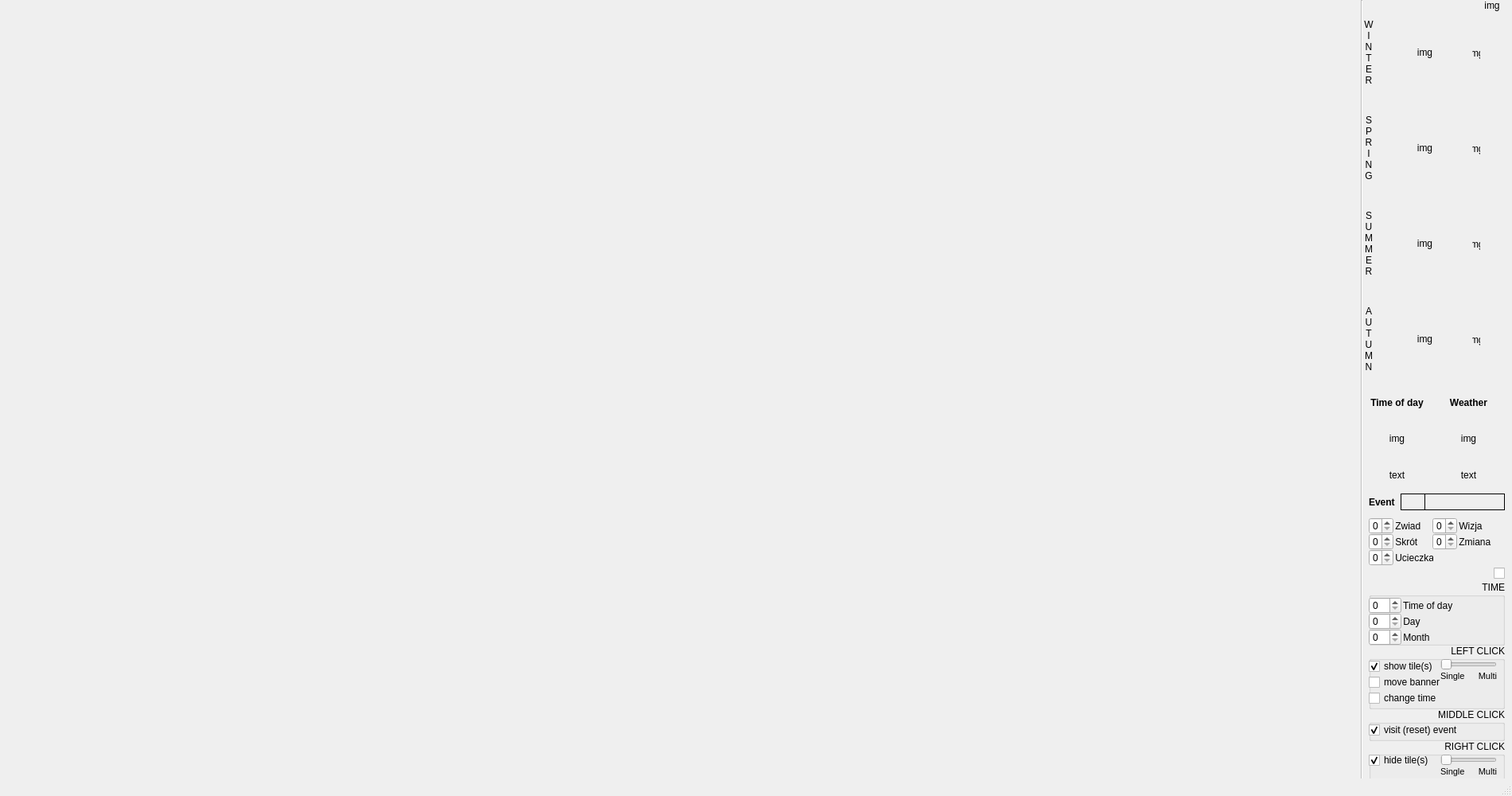
<?xml version="1.0" encoding="UTF-8"?>
<ui version="4.0">
 <class>MainWindow</class>
 <widget class="QMainWindow" name="MainWindow">
  <property name="geometry">
   <rect>
    <x>0</x>
    <y>0</y>
    <width>1900</width>
    <height>1000</height>
   </rect>
  </property>
  <property name="font">
   <font>
    <family>Arial</family>
    <pointsize>9</pointsize>
   </font>
  </property>
  <property name="windowTitle">
   <string>MainWindow</string>
  </property>
  <property name="styleSheet">
   <string notr="true"/>
  </property>
  <widget class="QWidget" name="centralwidget">
   <widget class="Line" name="line">
    <property name="enabled">
     <bool>false</bool>
    </property>
    <property name="geometry">
     <rect>
      <x>1703</x>
      <y>0</y>
      <width>16</width>
      <height>991</height>
     </rect>
    </property>
    <property name="orientation">
     <enum>Qt::Vertical</enum>
    </property>
   </widget>
   <widget class="QLabel" name="label_3">
    <property name="geometry">
     <rect>
      <x>1720</x>
      <y>620</y>
      <width>41</width>
      <height>21</height>
     </rect>
    </property>
    <property name="font">
     <font>
      <weight>75</weight>
      <bold>true</bold>
     </font>
    </property>
    <property name="styleSheet">
     <string notr="true">font-weight:bold;</string>
    </property>
    <property name="text">
     <string>Event</string>
    </property>
   </widget>
   <widget class="QLabel" name="label_6">
    <property name="geometry">
     <rect>
      <x>1720</x>
      <y>495</y>
      <width>71</width>
      <height>21</height>
     </rect>
    </property>
    <property name="font">
     <font>
      <weight>75</weight>
      <bold>true</bold>
     </font>
    </property>
    <property name="styleSheet">
     <string notr="true">font-weight:bold;</string>
    </property>
    <property name="text">
     <string>Time of day</string>
    </property>
    <property name="alignment">
     <set>Qt::AlignCenter</set>
    </property>
   </widget>
   <widget class="QLabel" name="out_img_time_of_day">
    <property name="geometry">
     <rect>
      <x>1720</x>
      <y>515</y>
      <width>71</width>
      <height>71</height>
     </rect>
    </property>
    <property name="text">
     <string>img</string>
    </property>
    <property name="scaledContents">
     <bool>true</bool>
    </property>
    <property name="alignment">
     <set>Qt::AlignCenter</set>
    </property>
   </widget>
   <widget class="QGroupBox" name="group_left_click">
    <property name="geometry">
     <rect>
      <x>1720</x>
      <y>810</y>
      <width>171</width>
      <height>81</height>
     </rect>
    </property>
    <property name="font">
     <font>
      <family>Arial</family>
      <pointsize>9</pointsize>
      <weight>50</weight>
      <bold>false</bold>
     </font>
    </property>
    <property name="title">
     <string>LEFT CLICK</string>
    </property>
    <property name="alignment">
     <set>Qt::AlignRight|Qt::AlignTop|Qt::AlignTrailing</set>
    </property>
    <widget class="QLabel" name="label">
     <property name="geometry">
      <rect>
       <x>90</x>
       <y>30</y>
       <width>31</width>
       <height>16</height>
      </rect>
     </property>
     <property name="font">
      <font>
       <pointsize>8</pointsize>
       <weight>50</weight>
       <bold>false</bold>
      </font>
     </property>
     <property name="text">
      <string>Single</string>
     </property>
     <property name="alignment">
      <set>Qt::AlignBottom|Qt::AlignLeading|Qt::AlignLeft</set>
     </property>
    </widget>
    <widget class="QLabel" name="label_2">
     <property name="geometry">
      <rect>
       <x>130</x>
       <y>30</y>
       <width>31</width>
       <height>16</height>
      </rect>
     </property>
     <property name="font">
      <font>
       <pointsize>8</pointsize>
       <weight>50</weight>
       <bold>false</bold>
      </font>
     </property>
     <property name="text">
      <string>Multi</string>
     </property>
     <property name="alignment">
      <set>Qt::AlignBottom|Qt::AlignRight|Qt::AlignTrailing</set>
     </property>
    </widget>
    <widget class="QCheckBox" name="chb_move_banner">
     <property name="geometry">
      <rect>
       <x>0</x>
       <y>37</y>
       <width>91</width>
       <height>20</height>
      </rect>
     </property>
     <property name="font">
      <font>
       <pointsize>9</pointsize>
       <weight>50</weight>
       <bold>false</bold>
      </font>
     </property>
     <property name="text">
      <string>move banner</string>
     </property>
    </widget>
    <widget class="QCheckBox" name="chb_change_time">
     <property name="geometry">
      <rect>
       <x>0</x>
       <y>57</y>
       <width>91</width>
       <height>20</height>
      </rect>
     </property>
     <property name="font">
      <font>
       <pointsize>9</pointsize>
       <weight>50</weight>
       <bold>false</bold>
      </font>
     </property>
     <property name="text">
      <string>change time</string>
     </property>
    </widget>
    <widget class="QCheckBox" name="chb_show_tiles">
     <property name="geometry">
      <rect>
       <x>0</x>
       <y>17</y>
       <width>91</width>
       <height>20</height>
      </rect>
     </property>
     <property name="font">
      <font>
       <pointsize>9</pointsize>
       <weight>50</weight>
       <bold>false</bold>
       <kerning>true</kerning>
      </font>
     </property>
     <property name="text">
      <string>show tile(s)</string>
     </property>
     <property name="checked">
      <bool>true</bool>
     </property>
    </widget>
    <widget class="QSlider" name="slider_show_tiles">
     <property name="geometry">
      <rect>
       <x>90</x>
       <y>17</y>
       <width>71</width>
       <height>16</height>
      </rect>
     </property>
     <property name="maximum">
      <number>1</number>
     </property>
     <property name="pageStep">
      <number>1</number>
     </property>
     <property name="orientation">
      <enum>Qt::Horizontal</enum>
     </property>
    </widget>
    <zorder>label_2</zorder>
    <zorder>label</zorder>
    <zorder>slider_show_tiles</zorder>
    <zorder>chb_move_banner</zorder>
    <zorder>chb_change_time</zorder>
    <zorder>chb_show_tiles</zorder>
   </widget>
   <widget class="QGroupBox" name="group_right_click">
    <property name="geometry">
     <rect>
      <x>1720</x>
      <y>930</y>
      <width>171</width>
      <height>51</height>
     </rect>
    </property>
    <property name="font">
     <font>
      <family>Arial</family>
      <pointsize>9</pointsize>
      <weight>50</weight>
      <bold>false</bold>
     </font>
    </property>
    <property name="title">
     <string>RIGHT CLICK</string>
    </property>
    <property name="alignment">
     <set>Qt::AlignRight|Qt::AlignTop|Qt::AlignTrailing</set>
    </property>
    <widget class="QLabel" name="label_8">
     <property name="geometry">
      <rect>
       <x>90</x>
       <y>30</y>
       <width>31</width>
       <height>16</height>
      </rect>
     </property>
     <property name="font">
      <font>
       <pointsize>8</pointsize>
       <weight>50</weight>
       <bold>false</bold>
      </font>
     </property>
     <property name="text">
      <string>Single</string>
     </property>
     <property name="alignment">
      <set>Qt::AlignBottom|Qt::AlignLeading|Qt::AlignLeft</set>
     </property>
    </widget>
    <widget class="QLabel" name="label_9">
     <property name="geometry">
      <rect>
       <x>130</x>
       <y>30</y>
       <width>31</width>
       <height>16</height>
      </rect>
     </property>
     <property name="font">
      <font>
       <pointsize>8</pointsize>
       <weight>50</weight>
       <bold>false</bold>
      </font>
     </property>
     <property name="text">
      <string>Multi</string>
     </property>
     <property name="alignment">
      <set>Qt::AlignBottom|Qt::AlignRight|Qt::AlignTrailing</set>
     </property>
    </widget>
    <widget class="QCheckBox" name="chb_hide_tiles">
     <property name="geometry">
      <rect>
       <x>0</x>
       <y>17</y>
       <width>91</width>
       <height>16</height>
      </rect>
     </property>
     <property name="font">
      <font>
       <pointsize>9</pointsize>
       <weight>50</weight>
       <bold>false</bold>
      </font>
     </property>
     <property name="text">
      <string>hide tile(s)</string>
     </property>
     <property name="checked">
      <bool>true</bool>
     </property>
    </widget>
    <widget class="QSlider" name="slider_hide_tiles">
     <property name="geometry">
      <rect>
       <x>90</x>
       <y>17</y>
       <width>71</width>
       <height>16</height>
      </rect>
     </property>
     <property name="maximum">
      <number>1</number>
     </property>
     <property name="pageStep">
      <number>1</number>
     </property>
     <property name="orientation">
      <enum>Qt::Horizontal</enum>
     </property>
    </widget>
    <zorder>label_9</zorder>
    <zorder>label_8</zorder>
    <zorder>slider_hide_tiles</zorder>
    <zorder>chb_hide_tiles</zorder>
   </widget>
   <widget class="QGroupBox" name="group_middle_click">
    <property name="geometry">
     <rect>
      <x>1720</x>
      <y>890</y>
      <width>171</width>
      <height>41</height>
     </rect>
    </property>
    <property name="font">
     <font>
      <family>Arial</family>
      <pointsize>9</pointsize>
      <weight>50</weight>
      <bold>false</bold>
     </font>
    </property>
    <property name="title">
     <string>MIDDLE CLICK</string>
    </property>
    <property name="alignment">
     <set>Qt::AlignRight|Qt::AlignTop|Qt::AlignTrailing</set>
    </property>
    <widget class="QCheckBox" name="chb_visit_event">
     <property name="geometry">
      <rect>
       <x>0</x>
       <y>17</y>
       <width>121</width>
       <height>20</height>
      </rect>
     </property>
     <property name="font">
      <font>
       <pointsize>9</pointsize>
       <weight>50</weight>
       <bold>false</bold>
      </font>
     </property>
     <property name="text">
      <string>visit (reset) event</string>
     </property>
     <property name="checked">
      <bool>true</bool>
     </property>
    </widget>
   </widget>
   <widget class="QLabel" name="out_img_spring">
    <property name="geometry">
     <rect>
      <x>1730</x>
      <y>125</y>
      <width>121</width>
      <height>121</height>
     </rect>
    </property>
    <property name="sizePolicy">
     <sizepolicy hsizetype="Preferred" vsizetype="Preferred">
      <horstretch>0</horstretch>
      <verstretch>0</verstretch>
     </sizepolicy>
    </property>
    <property name="text">
     <string>img</string>
    </property>
    <property name="pixmap">
     <pixmap>images/year_spring.jpg</pixmap>
    </property>
    <property name="scaledContents">
     <bool>true</bool>
    </property>
    <property name="alignment">
     <set>Qt::AlignCenter</set>
    </property>
   </widget>
   <widget class="QLabel" name="out_img_summer">
    <property name="geometry">
     <rect>
      <x>1730</x>
      <y>245</y>
      <width>121</width>
      <height>121</height>
     </rect>
    </property>
    <property name="sizePolicy">
     <sizepolicy hsizetype="Preferred" vsizetype="Preferred">
      <horstretch>0</horstretch>
      <verstretch>0</verstretch>
     </sizepolicy>
    </property>
    <property name="text">
     <string>img</string>
    </property>
    <property name="pixmap">
     <pixmap>images/year_summer.jpg</pixmap>
    </property>
    <property name="scaledContents">
     <bool>true</bool>
    </property>
    <property name="alignment">
     <set>Qt::AlignCenter</set>
    </property>
   </widget>
   <widget class="QLabel" name="out_img_autumn">
    <property name="geometry">
     <rect>
      <x>1730</x>
      <y>365</y>
      <width>121</width>
      <height>121</height>
     </rect>
    </property>
    <property name="sizePolicy">
     <sizepolicy hsizetype="Preferred" vsizetype="Preferred">
      <horstretch>0</horstretch>
      <verstretch>0</verstretch>
     </sizepolicy>
    </property>
    <property name="text">
     <string>img</string>
    </property>
    <property name="pixmap">
     <pixmap>images/year_autumn.jpg</pixmap>
    </property>
    <property name="scaledContents">
     <bool>true</bool>
    </property>
    <property name="alignment">
     <set>Qt::AlignCenter</set>
    </property>
   </widget>
   <widget class="QLabel" name="out_img_winter">
    <property name="geometry">
     <rect>
      <x>1730</x>
      <y>5</y>
      <width>121</width>
      <height>121</height>
     </rect>
    </property>
    <property name="sizePolicy">
     <sizepolicy hsizetype="Preferred" vsizetype="Preferred">
      <horstretch>0</horstretch>
      <verstretch>0</verstretch>
     </sizepolicy>
    </property>
    <property name="text">
     <string>img</string>
    </property>
    <property name="pixmap">
     <pixmap>images/year_winter.jpg</pixmap>
    </property>
    <property name="scaledContents">
     <bool>true</bool>
    </property>
    <property name="alignment">
     <set>Qt::AlignCenter</set>
    </property>
   </widget>
   <widget class="QLabel" name="out_img_time_pointer">
    <property name="geometry">
     <rect>
      <x>1855</x>
      <y>0</y>
      <width>40</width>
      <height>14</height>
     </rect>
    </property>
    <property name="sizePolicy">
     <sizepolicy hsizetype="Preferred" vsizetype="Preferred">
      <horstretch>0</horstretch>
      <verstretch>0</verstretch>
     </sizepolicy>
    </property>
    <property name="text">
     <string>img</string>
    </property>
    <property name="pixmap">
     <pixmap>images/time_indicator.png</pixmap>
    </property>
    <property name="scaledContents">
     <bool>true</bool>
    </property>
    <property name="alignment">
     <set>Qt::AlignCenter</set>
    </property>
   </widget>
   <widget class="QLabel" name="label_15">
    <property name="geometry">
     <rect>
      <x>1710</x>
      <y>20</y>
      <width>20</width>
      <height>91</height>
     </rect>
    </property>
    <property name="font">
     <font>
      <family>Arial</family>
      <pointsize>9</pointsize>
     </font>
    </property>
    <property name="text">
     <string>W
I
N
T
E
R</string>
    </property>
    <property name="alignment">
     <set>Qt::AlignCenter</set>
    </property>
   </widget>
   <widget class="QLabel" name="label_16">
    <property name="geometry">
     <rect>
      <x>1710</x>
      <y>260</y>
      <width>20</width>
      <height>91</height>
     </rect>
    </property>
    <property name="font">
     <font>
      <family>Arial</family>
      <pointsize>9</pointsize>
     </font>
    </property>
    <property name="text">
     <string>S
U
M
M
E
R</string>
    </property>
    <property name="alignment">
     <set>Qt::AlignCenter</set>
    </property>
   </widget>
   <widget class="QLabel" name="label_17">
    <property name="geometry">
     <rect>
      <x>1710</x>
      <y>380</y>
      <width>20</width>
      <height>91</height>
     </rect>
    </property>
    <property name="font">
     <font>
      <family>Arial</family>
      <pointsize>9</pointsize>
     </font>
    </property>
    <property name="text">
     <string>A
U
T
U
M
N</string>
    </property>
    <property name="alignment">
     <set>Qt::AlignCenter</set>
    </property>
   </widget>
   <widget class="QLabel" name="label_18">
    <property name="geometry">
     <rect>
      <x>1710</x>
      <y>140</y>
      <width>20</width>
      <height>91</height>
     </rect>
    </property>
    <property name="font">
     <font>
      <family>Arial</family>
      <pointsize>9</pointsize>
     </font>
    </property>
    <property name="text">
     <string>S
P
R
I
N
G</string>
    </property>
    <property name="alignment">
     <set>Qt::AlignCenter</set>
    </property>
   </widget>
   <widget class="QLabel" name="out_img_time_grad_1">
    <property name="geometry">
     <rect>
      <x>1850</x>
      <y>6</y>
      <width>10</width>
      <height>121</height>
     </rect>
    </property>
    <property name="sizePolicy">
     <sizepolicy hsizetype="Preferred" vsizetype="Preferred">
      <horstretch>0</horstretch>
      <verstretch>0</verstretch>
     </sizepolicy>
    </property>
    <property name="text">
     <string>img</string>
    </property>
    <property name="pixmap">
     <pixmap>images/time_graduation.png</pixmap>
    </property>
    <property name="scaledContents">
     <bool>false</bool>
    </property>
    <property name="alignment">
     <set>Qt::AlignCenter</set>
    </property>
   </widget>
   <widget class="QLabel" name="out_img_time_grad_2">
    <property name="geometry">
     <rect>
      <x>1850</x>
      <y>126</y>
      <width>10</width>
      <height>121</height>
     </rect>
    </property>
    <property name="sizePolicy">
     <sizepolicy hsizetype="Preferred" vsizetype="Preferred">
      <horstretch>0</horstretch>
      <verstretch>0</verstretch>
     </sizepolicy>
    </property>
    <property name="text">
     <string>img</string>
    </property>
    <property name="pixmap">
     <pixmap>images/time_graduation.png</pixmap>
    </property>
    <property name="scaledContents">
     <bool>false</bool>
    </property>
    <property name="alignment">
     <set>Qt::AlignCenter</set>
    </property>
   </widget>
   <widget class="QLabel" name="out_img_time_grad_3">
    <property name="geometry">
     <rect>
      <x>1850</x>
      <y>246</y>
      <width>10</width>
      <height>121</height>
     </rect>
    </property>
    <property name="sizePolicy">
     <sizepolicy hsizetype="Preferred" vsizetype="Preferred">
      <horstretch>0</horstretch>
      <verstretch>0</verstretch>
     </sizepolicy>
    </property>
    <property name="text">
     <string>img</string>
    </property>
    <property name="pixmap">
     <pixmap>images/time_graduation.png</pixmap>
    </property>
    <property name="scaledContents">
     <bool>false</bool>
    </property>
    <property name="alignment">
     <set>Qt::AlignCenter</set>
    </property>
   </widget>
   <widget class="QLabel" name="out_img_time_grad_4">
    <property name="geometry">
     <rect>
      <x>1850</x>
      <y>366</y>
      <width>10</width>
      <height>121</height>
     </rect>
    </property>
    <property name="sizePolicy">
     <sizepolicy hsizetype="Preferred" vsizetype="Preferred">
      <horstretch>0</horstretch>
      <verstretch>0</verstretch>
     </sizepolicy>
    </property>
    <property name="text">
     <string>img</string>
    </property>
    <property name="pixmap">
     <pixmap>images/time_graduation.png</pixmap>
    </property>
    <property name="scaledContents">
     <bool>false</bool>
    </property>
    <property name="alignment">
     <set>Qt::AlignCenter</set>
    </property>
   </widget>
   <widget class="QLabel" name="label_23">
    <property name="geometry">
     <rect>
      <x>1750</x>
      <y>650</y>
      <width>51</width>
      <height>21</height>
     </rect>
    </property>
    <property name="font">
     <font>
      <family>Arial</family>
      <pointsize>9</pointsize>
     </font>
    </property>
    <property name="toolTip">
     <string>&lt;html&gt;&lt;head/&gt;&lt;body&gt;&lt;p&gt;Gracz dowiaduje się o typie przygody: Postać, Wydarzenie, Miejsce&lt;/p&gt;&lt;/body&gt;&lt;/html&gt;</string>
    </property>
    <property name="text">
     <string> Zwiad</string>
    </property>
   </widget>
   <widget class="QLabel" name="label_24">
    <property name="geometry">
     <rect>
      <x>1750</x>
      <y>670</y>
      <width>51</width>
      <height>21</height>
     </rect>
    </property>
    <property name="font">
     <font>
      <family>Arial</family>
      <pointsize>9</pointsize>
     </font>
    </property>
    <property name="toolTip">
     <string>&lt;html&gt;&lt;head/&gt;&lt;body&gt;&lt;p&gt;Gracz wyznacza skrót który omija przygodę.&lt;/p&gt;&lt;/body&gt;&lt;/html&gt;</string>
    </property>
    <property name="text">
     <string> Skrót</string>
    </property>
   </widget>
   <widget class="QLabel" name="label_25">
    <property name="geometry">
     <rect>
      <x>1750</x>
      <y>690</y>
      <width>51</width>
      <height>21</height>
     </rect>
    </property>
    <property name="font">
     <font>
      <family>Arial</family>
      <pointsize>9</pointsize>
     </font>
    </property>
    <property name="toolTip">
     <string>&lt;html&gt;&lt;head/&gt;&lt;body&gt;&lt;p&gt;Gracz decyduje się uciec podczas trwania przygody.&lt;/p&gt;&lt;/body&gt;&lt;/html&gt;</string>
    </property>
    <property name="text">
     <string> Ucieczka</string>
    </property>
   </widget>
   <widget class="QLabel" name="label_26">
    <property name="geometry">
     <rect>
      <x>1830</x>
      <y>650</y>
      <width>51</width>
      <height>21</height>
     </rect>
    </property>
    <property name="font">
     <font>
      <family>Arial</family>
      <pointsize>9</pointsize>
     </font>
    </property>
    <property name="toolTip">
     <string>&lt;html&gt;&lt;head/&gt;&lt;body&gt;&lt;p&gt;Gracz otrzymuje wizję, która odkrywa zarys przygody.&lt;/p&gt;&lt;/body&gt;&lt;/html&gt;</string>
    </property>
    <property name="text">
     <string> Wizja</string>
    </property>
   </widget>
   <widget class="QLabel" name="label_27">
    <property name="geometry">
     <rect>
      <x>1830</x>
      <y>670</y>
      <width>51</width>
      <height>21</height>
     </rect>
    </property>
    <property name="font">
     <font>
      <family>Arial</family>
      <pointsize>9</pointsize>
     </font>
    </property>
    <property name="toolTip">
     <string>&lt;html&gt;&lt;head/&gt;&lt;body&gt;&lt;p&gt;Gracz poznaje treść przygody i może zdecydować się na jej zmianę. Rzuca kością k100 i w miejsce obecnej przygody losuje inną.&lt;/p&gt;&lt;/body&gt;&lt;/html&gt;</string>
    </property>
    <property name="text">
     <string> Zmiana</string>
    </property>
   </widget>
   <widget class="QSpinBox" name="sb_action_exploration">
    <property name="geometry">
     <rect>
      <x>1720</x>
      <y>650</y>
      <width>31</width>
      <height>21</height>
     </rect>
    </property>
    <property name="minimum">
     <number>0</number>
    </property>
    <property name="maximum">
     <number>9</number>
    </property>
    <property name="value">
     <number>0</number>
    </property>
   </widget>
   <widget class="QSpinBox" name="sb_action_shortcut">
    <property name="geometry">
     <rect>
      <x>1720</x>
      <y>670</y>
      <width>31</width>
      <height>21</height>
     </rect>
    </property>
    <property name="minimum">
     <number>0</number>
    </property>
    <property name="maximum">
     <number>9</number>
    </property>
    <property name="value">
     <number>0</number>
    </property>
   </widget>
   <widget class="QSpinBox" name="sb_action_escape">
    <property name="geometry">
     <rect>
      <x>1720</x>
      <y>690</y>
      <width>31</width>
      <height>21</height>
     </rect>
    </property>
    <property name="minimum">
     <number>0</number>
    </property>
    <property name="maximum">
     <number>9</number>
    </property>
    <property name="value">
     <number>0</number>
    </property>
   </widget>
   <widget class="QSpinBox" name="sb_action_vision">
    <property name="geometry">
     <rect>
      <x>1800</x>
      <y>650</y>
      <width>31</width>
      <height>21</height>
     </rect>
    </property>
    <property name="minimum">
     <number>0</number>
    </property>
    <property name="maximum">
     <number>9</number>
    </property>
    <property name="value">
     <number>0</number>
    </property>
   </widget>
   <widget class="QSpinBox" name="sb_action_change">
    <property name="geometry">
     <rect>
      <x>1800</x>
      <y>670</y>
      <width>31</width>
      <height>21</height>
     </rect>
    </property>
    <property name="minimum">
     <number>0</number>
    </property>
    <property name="maximum">
     <number>9</number>
    </property>
    <property name="value">
     <number>0</number>
    </property>
   </widget>
   <widget class="QLabel" name="label_28">
    <property name="geometry">
     <rect>
      <x>1810</x>
      <y>495</y>
      <width>71</width>
      <height>21</height>
     </rect>
    </property>
    <property name="font">
     <font>
      <weight>75</weight>
      <bold>true</bold>
     </font>
    </property>
    <property name="styleSheet">
     <string notr="true">font-weight:bold;</string>
    </property>
    <property name="text">
     <string>Weather</string>
    </property>
    <property name="alignment">
     <set>Qt::AlignCenter</set>
    </property>
   </widget>
   <widget class="QLabel" name="out_img_weather">
    <property name="geometry">
     <rect>
      <x>1810</x>
      <y>515</y>
      <width>71</width>
      <height>71</height>
     </rect>
    </property>
    <property name="toolTip">
     <string>&lt;img src=&quot;C:\Users\przem\PycharmProjects\slowianie\images\year_autumn.jpg&quot;&gt;</string>
    </property>
    <property name="text">
     <string>img</string>
    </property>
    <property name="scaledContents">
     <bool>true</bool>
    </property>
    <property name="alignment">
     <set>Qt::AlignCenter</set>
    </property>
   </widget>
   <widget class="QLabel" name="out_text_time_of_day">
    <property name="geometry">
     <rect>
      <x>1720</x>
      <y>590</y>
      <width>71</width>
      <height>31</height>
     </rect>
    </property>
    <property name="font">
     <font>
      <family>Arial</family>
      <pointsize>9</pointsize>
     </font>
    </property>
    <property name="text">
     <string>text</string>
    </property>
    <property name="alignment">
     <set>Qt::AlignHCenter|Qt::AlignTop</set>
    </property>
   </widget>
   <widget class="QLabel" name="out_text_weather">
    <property name="geometry">
     <rect>
      <x>1810</x>
      <y>590</y>
      <width>71</width>
      <height>31</height>
     </rect>
    </property>
    <property name="font">
     <font>
      <family>Arial</family>
      <pointsize>9</pointsize>
     </font>
    </property>
    <property name="text">
     <string>text</string>
    </property>
    <property name="alignment">
     <set>Qt::AlignHCenter|Qt::AlignTop</set>
    </property>
   </widget>
   <widget class="QGroupBox" name="group_time">
    <property name="enabled">
     <bool>true</bool>
    </property>
    <property name="geometry">
     <rect>
      <x>1720</x>
      <y>730</y>
      <width>171</width>
      <height>81</height>
     </rect>
    </property>
    <property name="font">
     <font>
      <family>Arial</family>
      <pointsize>9</pointsize>
      <weight>50</weight>
      <bold>false</bold>
     </font>
    </property>
    <property name="title">
     <string>TIME</string>
    </property>
    <property name="alignment">
     <set>Qt::AlignRight|Qt::AlignTop|Qt::AlignTrailing</set>
    </property>
    <widget class="QSpinBox" name="sb_day">
     <property name="geometry">
      <rect>
       <x>0</x>
       <y>40</y>
       <width>41</width>
       <height>21</height>
      </rect>
     </property>
     <property name="minimum">
      <number>0</number>
     </property>
     <property name="maximum">
      <number>32</number>
     </property>
     <property name="value">
      <number>0</number>
     </property>
    </widget>
    <widget class="QSpinBox" name="sb_month">
     <property name="geometry">
      <rect>
       <x>0</x>
       <y>60</y>
       <width>41</width>
       <height>21</height>
      </rect>
     </property>
     <property name="minimum">
      <number>0</number>
     </property>
     <property name="maximum">
      <number>13</number>
     </property>
     <property name="value">
      <number>0</number>
     </property>
    </widget>
    <widget class="QLabel" name="label_4">
     <property name="geometry">
      <rect>
       <x>40</x>
       <y>40</y>
       <width>41</width>
       <height>21</height>
      </rect>
     </property>
     <property name="font">
      <font>
       <pointsize>9</pointsize>
       <weight>50</weight>
       <bold>false</bold>
      </font>
     </property>
     <property name="text">
      <string> Day</string>
     </property>
    </widget>
    <widget class="QLabel" name="label_5">
     <property name="geometry">
      <rect>
       <x>40</x>
       <y>60</y>
       <width>41</width>
       <height>21</height>
      </rect>
     </property>
     <property name="font">
      <font>
       <pointsize>9</pointsize>
       <weight>50</weight>
       <bold>false</bold>
      </font>
     </property>
     <property name="text">
      <string> Month</string>
     </property>
    </widget>
    <widget class="QLabel" name="label_7">
     <property name="geometry">
      <rect>
       <x>40</x>
       <y>20</y>
       <width>71</width>
       <height>21</height>
      </rect>
     </property>
     <property name="font">
      <font>
       <pointsize>9</pointsize>
       <weight>50</weight>
       <bold>false</bold>
      </font>
     </property>
     <property name="text">
      <string> Time of day</string>
     </property>
    </widget>
    <widget class="QSpinBox" name="sb_time_of_day">
     <property name="geometry">
      <rect>
       <x>0</x>
       <y>20</y>
       <width>41</width>
       <height>21</height>
      </rect>
     </property>
     <property name="minimum">
      <number>0</number>
     </property>
     <property name="maximum">
      <number>5</number>
     </property>
     <property name="value">
      <number>0</number>
     </property>
    </widget>
   </widget>
   <widget class="QLabel" name="out_event_number">
    <property name="geometry">
     <rect>
      <x>1760</x>
      <y>620</y>
      <width>31</width>
      <height>21</height>
     </rect>
    </property>
    <property name="frameShape">
     <enum>QFrame::Box</enum>
    </property>
    <property name="text">
     <string/>
    </property>
    <property name="alignment">
     <set>Qt::AlignCenter</set>
    </property>
   </widget>
   <widget class="QLabel" name="out_event_title">
    <property name="geometry">
     <rect>
      <x>1790</x>
      <y>620</y>
      <width>101</width>
      <height>21</height>
     </rect>
    </property>
    <property name="frameShape">
     <enum>QFrame::Box</enum>
    </property>
    <property name="text">
     <string/>
    </property>
   </widget>
   <widget class="QCheckBox" name="chb_developer">
    <property name="geometry">
     <rect>
      <x>1860</x>
      <y>710</y>
      <width>31</width>
      <height>20</height>
     </rect>
    </property>
    <property name="layoutDirection">
     <enum>Qt::RightToLeft</enum>
    </property>
    <property name="text">
     <string/>
    </property>
    <property name="autoExclusive">
     <bool>false</bool>
    </property>
   </widget>
   <zorder>out_img_winter</zorder>
   <zorder>out_img_summer</zorder>
   <zorder>out_img_time_grad_2</zorder>
   <zorder>out_img_time_grad_4</zorder>
   <zorder>out_img_time_grad_3</zorder>
   <zorder>out_img_time_grad_1</zorder>
   <zorder>out_img_spring</zorder>
   <zorder>out_img_autumn</zorder>
   <zorder>line</zorder>
   <zorder>label_3</zorder>
   <zorder>label_6</zorder>
   <zorder>out_img_time_of_day</zorder>
   <zorder>label_15</zorder>
   <zorder>label_16</zorder>
   <zorder>label_17</zorder>
   <zorder>label_18</zorder>
   <zorder>out_img_time_pointer</zorder>
   <zorder>label_23</zorder>
   <zorder>label_24</zorder>
   <zorder>label_25</zorder>
   <zorder>label_26</zorder>
   <zorder>label_27</zorder>
   <zorder>sb_action_exploration</zorder>
   <zorder>sb_action_shortcut</zorder>
   <zorder>sb_action_escape</zorder>
   <zorder>sb_action_vision</zorder>
   <zorder>sb_action_change</zorder>
   <zorder>label_28</zorder>
   <zorder>out_img_weather</zorder>
   <zorder>out_text_time_of_day</zorder>
   <zorder>out_text_weather</zorder>
   <zorder>group_time</zorder>
   <zorder>group_left_click</zorder>
   <zorder>group_middle_click</zorder>
   <zorder>group_right_click</zorder>
   <zorder>out_event_number</zorder>
   <zorder>out_event_title</zorder>
   <zorder>chb_developer</zorder>
  </widget>
  <widget class="QStatusBar" name="statusbar"/>
 </widget>
 <resources/>
 <connections/>
</ui>
